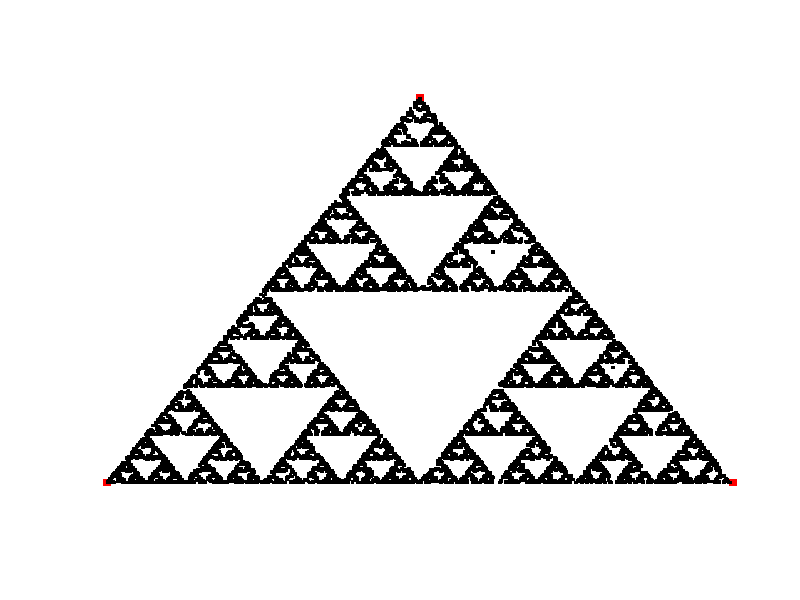
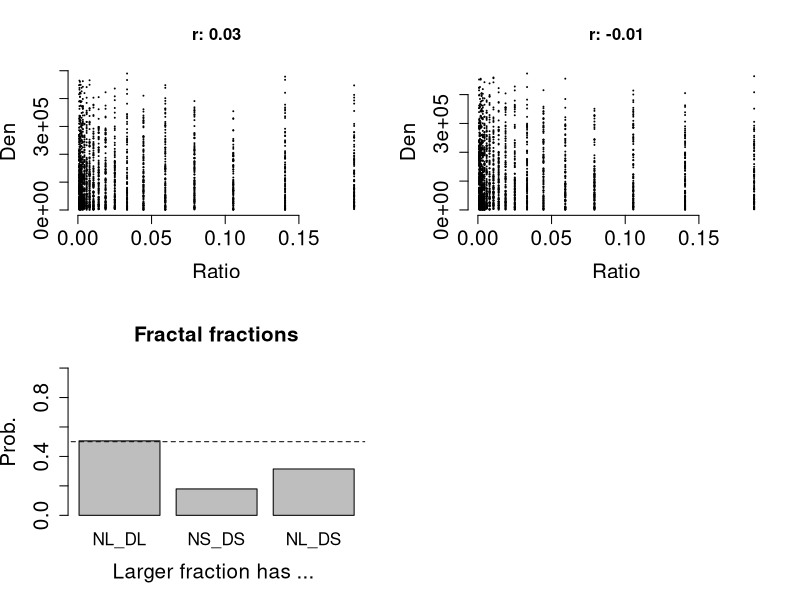

The R source for these figures, in order:
#NOTE: the distributions are obtained in python (Balls_pandas.py)

library(reshape2)
library(xtable)
library(plotrix)
library(purrr)

rm(list=ls())



# Fractals ####
# Case of independent ratio and denominator
# Sierpinsky triangle
p = c(0, 500, 1000)
q = c(0, 1000, 0)

#par(mar=rep(0,4))
par(mfrow = c(1,1))
plot(p, q, col = 'red', pch = 15, cex = 1, axes = F,
     xlab ='', ylab = '')
#random starting point
x = sample(0:1000, 1)
y = sample(0:1000, 1)
for (i in 1:10000){
  #print(i)
  #Sys.sleep(.1)
  n = sample(1:3, 1)
  x = floor(x + (p[n]-x)/2)
  y = floor(y + (q[n]-y)/2)
  
  points(x, y, pch = 15, cex = 0.5)
}


par(mfrow = c(2,2))
nsamples = 2000
n = 1:20 #n number of iterations
shaded = 3^n #number of shaded triangles
unshaded = 3^(n-1) #number of unshaded triangles
total = 4*(3^(n-1)) #total number of triangles (sort of, it never counts the center one)
area_init = 100*100/2 #area
area_unshaded = area_init/4*(3/4)^n #https://math.stackexchange.com/questions/2047664/representing-the-areas-of-sierpinski-triangles-as-a-partial-sum-of-a-geometric-s
area_shaded = area_init-area_unshaded

n1 = rep(NA, nsamples)
d1 = rep(NA, nsamples)
r1 = rep(NA, nsamples)
n2 = rep(NA, nsamples)
d2 = rep(NA, nsamples)
r2 = rep(NA, nsamples)
triangle_base_height_range = c(10, 1000)
for (i in 1:nsamples){
  iter = n[sample.int(length(n), 1)] #random iteration
  sh = 3^iter #number of shaded triangles
  unsh = 3^(iter-1) #number of unshaded triangels
  totalT =  4*(3^(iter-1)) #total number of triangles (sort of, it never counts the center one)
  base = runif(1, triangle_base_height_range[1], triangle_base_height_range[2])
  height = runif(1, triangle_base_height_range[1], triangle_base_height_range[2])
  area_init = base*height/2 #area
  area_unshaded = area_init/4*(3/4)^iter #https://math.stackexchange.com/questions/2047664/representing-the-areas-of-sierpinski-triangles-as-a-partial-sum-of-a-geometric-s
  area_shaded = area_init#-area_unshaded
  n1[i] = area_unshaded
  d1[i] = area_shaded
  r1[i] = area_unshaded/area_shaded
  
  
  iter = n[sample.int(length(n), 1)] #random iteration
  sh = 3^iter #number of shaded triangles
  unsh = 3^(iter-1) #number of unshaded triangels
  totalT =  4*(3^(iter-1)) #total number of triangles (sort of, it never counts the center one)
  base = runif(1, triangle_base_height_range[1], triangle_base_height_range[2])
  height = runif(1, triangle_base_height_range[1], triangle_base_height_range[2])
  area_init = base*height/2 #area
  area_unshaded = area_init/4*(3/4)^iter #https://math.stackexchange.com/questions/2047664/representing-the-areas-of-sierpinski-triangles-as-a-partial-sum-of-a-geometric-s
  area_shaded = area_init#-area_unshaded
  n2[i] = area_unshaded
  d2[i] = area_shaded
  r2[i] = area_unshaded/area_shaded
  
}

plot(r1, d1,
     main = sprintf('r: %s',round(cor.test(r1,d1)$estimate,2)),
     xlab = 'Ratio', ylab = 'Den', bty = 'n',
     cex.lab = 1.5, cex.axis = 1.5, cex = 0.1)

plot(r2, d2,
     main = sprintf('r: %s',round(cor.test(r2,d2)$estimate,2)),
     xlab = 'Ratio', ylab = 'Den', bty = 'n',
     cex.lab = 1.5, cex.axis = 1.5, cex = 0.1)


ns_dl = 0  # larger fraction has smaller numerator and larger denominator (not possible, should be zero!)
nl_dl = 0  # larger fraction has larger numerator and denominator
ns_ds = 0  # larger fraction has smaller numerator and denominator
nl_ds = 0  # larger fraction has larger numerator and smaller denominator
ne_dl = 0  # larger fraction has equal numerator and larger denominator (not possible, should be zero!)
ne_ds = 0  # larger fraction has equal numerator and smaller denominator
ns_de = 0  # larger fraction has smaller numerator and equal denominator (not possible, should be zero!)
nl_de = 0  # larger fraction has larger numerator and equal denominator
ne_de = 0  # larger fraction has equal numerator and equal denominator (not applicable, the counts reflect how many)
for (i in 1:nsamples) { 
  # This loop calculates p(*|RL). *: NL, DL, NS, or DS/
  # For p(RL|*) code see Alonso-Diaz & Penagos (2021, Acta Psychologica)
  # Still, by Bayes rule, p(RL|*) = p(*|RL)p(RL)/p(*).
  # If distributions p(RL), p(*) are continuous or approximately continuous,
  # p(RL) is approx equal  to p(*) i.e. in any continuous distribution the
  # probability of observing that one value is larger than another is 0.5.
  # Therefore, p(RL|*) = p(*|RL) in such cases.
  
  print(i)
  rA = rep(r1[i], nsamples)
  nA = rep(n1[i], nsamples)
  dA = rep(d1[i], nsamples)
  
  idx1 = rA>r2
  n1_L = nA[idx1]
  d1_L = dA[idx1]
  n2_S = n2[idx1]
  d2_S = d2[idx1]
  
  ns_dl = ns_dl + sum((n1_L < n2_S & d1_L > d2_S))
  nl_dl = nl_dl + sum((n1_L > n2_S & d1_L > d2_S))
  ns_ds = ns_ds + sum((n1_L < n2_S & d1_L < d2_S))
  nl_ds = nl_ds + sum((n1_L > n2_S & d1_L < d2_S))
  ne_dl = ne_dl + sum((n1_L == n2_S & d1_L > d2_S))
  ne_ds = ne_ds + sum((n1_L == n2_S & d1_L < d2_S))
  ns_de = ns_de + sum((n1_L < n2_S & d1_L == d2_S))
  nl_de = nl_de + sum((n1_L > n2_S & d1_L == d2_S))
  ne_de = ne_de + sum((n1_L == n2_S & d1_L == d2_S))
  
  
  rA = rep(r2[i], nsamples)
  nA = rep(n2[i], nsamples)
  dA = rep(d2[i], nsamples)
  
  idx1 = rA>r1
  n1_L = nA[idx1]
  d1_L = dA[idx1]
  n2_S = n1[idx1]
  d2_S = d1[idx1]
  
  ns_dl = ns_dl + sum((n1_L < n2_S & d1_L > d2_S))
  nl_dl = nl_dl + sum((n1_L > n2_S & d1_L > d2_S))
  ns_ds = ns_ds + sum((n1_L < n2_S & d1_L < d2_S))
  nl_ds = nl_ds + sum((n1_L > n2_S & d1_L < d2_S))
  ne_dl = ne_dl + sum((n1_L == n2_S & d1_L > d2_S))
  ne_ds = ne_ds + sum((n1_L == n2_S & d1_L < d2_S))
  ns_de = ns_de + sum((n1_L < n2_S & d1_L == d2_S))
  nl_de = nl_de + sum((n1_L > n2_S & d1_L == d2_S))
  ne_de = ne_de + sum((n1_L == n2_S & d1_L == d2_S))
}

bp = c(ns_dl, nl_dl, ns_ds, nl_ds, ne_dl, ne_ds, ns_de, nl_de, ne_de)
nl_dl/sum(bp)
ns_ds/sum(bp)
nl_ds/sum(bp)
ratio = c(r1,r2)
distrA = data.frame(c('NS_DL','NL_DL','NS_DS','NL_DS',
                      'NE_DL','NE_DS','NS_DE','NL_DE',
                      'NE_DE'), bp)
colnames(distrA) = c('Type','Frequency')
cl = distrA[,'Type'] == 'NL_DL' | distrA[,'Type'] == 'NS_DS' | distrA[,'Type'] == 'NL_DS' 
barplot(distrA[cl, 'Frequency']/sum(distrA[,'Frequency']),
        main = 'Fractal fractions',
        ylim = c(0,1),
        ylab = 'Prob.',
        xlab = 'Larger fraction has ... ',
        names.arg = distrA[cl,'Type'],
        cex.names = 1.25,
        cex.lab = 1.5, cex.axis = 1.5, cex.main = 1.5)
lines(seq(0,100, length.out = 200), rep(0.5, 200), lty = 2)
S = distrA[,'Frequency']








